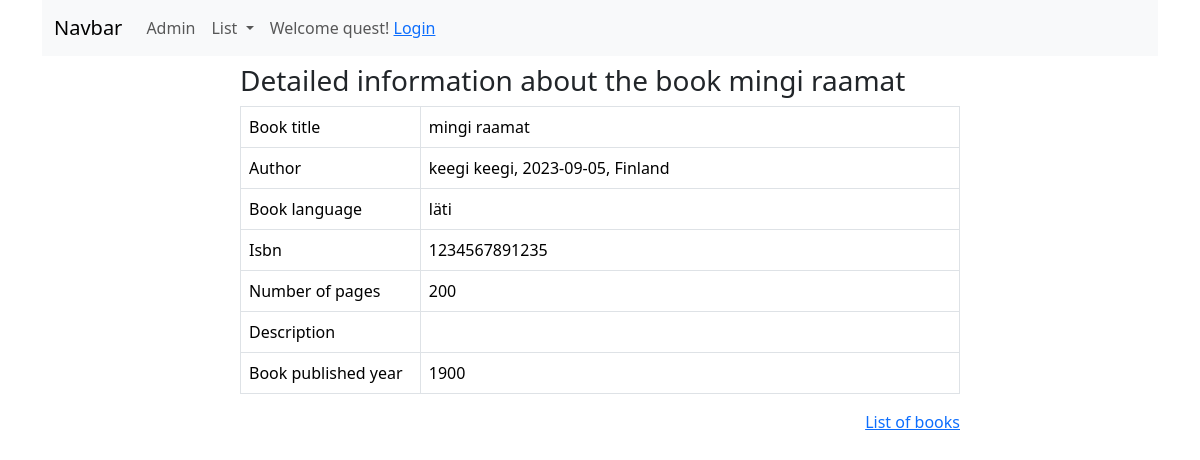
The app's page /booksapp/book_detail/6 with its own data.
### booksapp/models.py (models this page shows, shortened)
class Book(models.Model):
    title = models.CharField(max_length=100)
    author = models.ForeignKey(Author, on_delete=models.SET_NULL, null=True)
    book_language = models.ForeignKey(Language, on_delete=models.SET_NULL, null=True)
    isbn = models.CharField(verbose_name='ISBN number', max_length=13, validators=[validate_digits_length])
    number_of_pages = models.PositiveIntegerField(validators=[MinValueValidator(2)])
    description = models.TextField(null=True, blank=True)
    book_published_year = models.PositiveIntegerField(validators=[MinValueValidator(1900), max_value_current_year])
    class Meta:
        ordering = ['title']

class Author(models.Model):
    firstname = models.CharField(max_length=25, validators=[MinLengthValidator(2)])
    lastname = models.CharField(max_length=25, validators=[MinLengthValidator(2)])
    birth = models.DateField(null=True, blank=True)
    country = models.ForeignKey(Country, on_delete=models.SET_NULL, null=True)
    class Meta:
        ordering = ['lastname', 'firstname']
    def fullname(self):
        return f'{self.firstname} {self.lastname}'
    def __str__(self):
        return f'{self.fullname()}, {self.birth}, {self.country}'

class Country(models.Model):
    country = models.CharField(max_length=50, validators=[MinLengthValidator(3)])
    class Meta:
        verbose_name_plural = 'countries'
    def __str__(self):
        return self.country

class Language(models.Model):
    language = models.CharField(max_length=50, validators=[MinLengthValidator(3)])
    def __str__(self):
        return self.language

### booksapp/views.py (the view)
# urls.py: path('book_detail/<int:pk>', views.BookDetailedView.as_view(), name='book_detail'),  # Book Detail View
class BookDetailedView(DetailView):
    model = Book

### booksapp/templates/booksapp/book_detail.html
{% extends 'base.html' %}
{% block content %}
	<div class="row">
        <div class="col-8 mt-2 mx-auto">
            <h3>Detailed information about the book {{ book.title }}</h3>
            <table class="table table-bordered">
                <tr>
                    <td class="col-3">Book title</td>
                    <td>{{ book.title }}</td>
                </tr>
                <tr>
                    <td>Author</td>
                    <td>{{ book.author }}</td>
                </tr>
                <tr>
                    <td>Book language</td>
                    <td>{{ book.book_language }}</td>
                </tr>
                <tr>
                    <td>Isbn</td>
                    <td>{{ book.isbn }}</td>
                </tr>
                <tr>
                    <td>Number of pages</td>
                    <td>{{ book.number_of_pages }}</td>
                </tr>
                <tr>
                    <td>Description</td>
                    <td>{{ book.description }}</td>
                </tr>
                 <tr>
                    <td>Book published year</td>
                    <td>{{ book.book_published_year }}</td>
                </tr>
            </table>
            <p class="text-end">
                <a href="{% url 'booksapp:book_list' %}">List of books</a>
            </p>
        </div>
    </div>
{% endblock %}

### records on screen
Book: title "mingi raamat", author "keegi keegi, 2023-09-05, Finland", book_language "läti", isbn "1234567891235", number_of_pages "200", book_published_year "1900"
